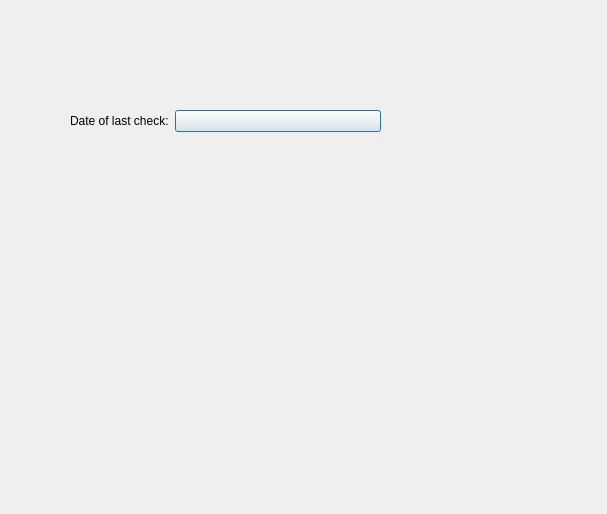
<?xml version="1.0" encoding="UTF-8"?>
<ui version="4.0">
 <author>Olivier Trichet &lt;olivier@trichet.fr&gt;</author>
 <class>NewGroupListDatePicker</class>
 <widget class="KDialog" name="NewGroupListDatePicker">
  <property name="geometry">
   <rect>
    <x>0</x>
    <y>0</y>
    <width>607</width>
    <height>514</height>
   </rect>
  </property>
  <widget class="QWidget" name="mPage" native="true">
   <property name="geometry">
    <rect>
     <x>70</x>
     <y>110</y>
     <width>311</width>
     <height>291</height>
    </rect>
   </property>
   <layout class="QFormLayout" name="layout">
    <property name="horizontalSpacing">
     <number>6</number>
    </property>
    <property name="verticalSpacing">
     <number>6</number>
    </property>
    <property name="margin">
     <number>0</number>
    </property>
    <item row="0" column="1">
     <widget class="KPushButton" name="mLastCheckButton">
      <property name="sizePolicy">
       <sizepolicy hsizetype="MinimumExpanding" vsizetype="Fixed">
        <horstretch>0</horstretch>
        <verstretch>0</verstretch>
       </sizepolicy>
      </property>
     </widget>
    </item>
    <item row="0" column="0">
     <widget class="QLabel" name="mLastCheckLabel">
      <property name="text">
       <string notr="true">Date of last check:</string>
      </property>
      <property name="buddy">
       <cstring>mLastCheckButton</cstring>
      </property>
     </widget>
    </item>
    <item row="1" column="0" colspan="2">
     <widget class="KDatePicker" name="mDatePicker">
      <property name="frameShape">
       <enum>QFrame::StyledPanel</enum>
      </property>
      <property name="frameShadow">
       <enum>QFrame::Raised</enum>
      </property>
     </widget>
    </item>
   </layout>
  </widget>
 </widget>
 <customwidgets>
  <customwidget>
   <class>KDialog</class>
   <extends>QDialog</extends>
   <header>kdialog.h</header>
   <container>1</container>
  </customwidget>
  <customwidget>
   <class>KDatePicker</class>
   <extends>QFrame</extends>
   <header>kdatepicker.h</header>
  </customwidget>
  <customwidget>
   <class>KPushButton</class>
   <extends>QPushButton</extends>
   <header>kpushbutton.h</header>
  </customwidget>
 </customwidgets>
 <resources/>
 <connections/>
</ui>
